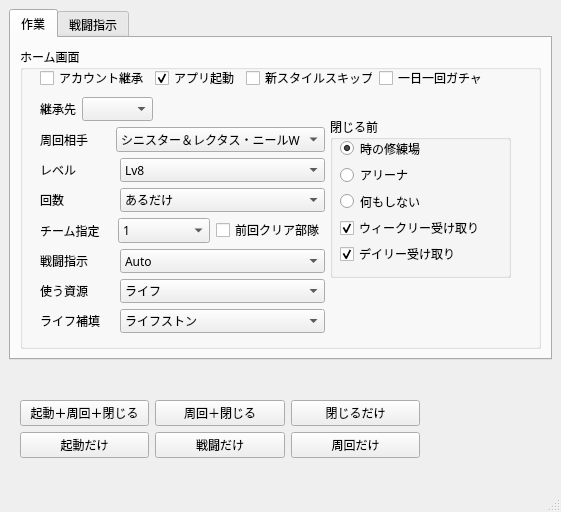
<?xml version="1.0" encoding="UTF-8"?>
<ui version="4.0">
 <class>MainWindow</class>
 <widget class="QMainWindow" name="MainWindow">
  <property name="geometry">
   <rect>
    <x>0</x>
    <y>0</y>
    <width>561</width>
    <height>512</height>
   </rect>
  </property>
  <property name="windowTitle">
   <string>MainWindow</string>
  </property>
  <widget class="QWidget" name="centralwidget">
   <widget class="QTabWidget" name="tabGroup">
    <property name="enabled">
     <bool>true</bool>
    </property>
    <property name="geometry">
     <rect>
      <x>9</x>
      <y>9</y>
      <width>543</width>
      <height>351</height>
     </rect>
    </property>
    <property name="font">
     <font>
      <family>游ゴシック</family>
     </font>
    </property>
    <property name="currentIndex">
     <number>0</number>
    </property>
    <widget class="QWidget" name="Task">
     <attribute name="title">
      <string>作業</string>
     </attribute>
     <layout class="QVBoxLayout" name="verticalLayout_3">
      <item>
       <widget class="QGroupBox" name="taskGroup">
        <property name="minimumSize">
         <size>
          <width>519</width>
          <height>270</height>
         </size>
        </property>
        <property name="font">
         <font>
          <family>游ゴシック</family>
         </font>
        </property>
        <property name="title">
         <string>ホーム画面</string>
        </property>
        <widget class="QGroupBox" name="RadioButtons">
         <property name="geometry">
          <rect>
           <x>310</x>
           <y>70</y>
           <width>181</width>
           <height>161</height>
          </rect>
         </property>
         <property name="font">
          <font>
           <family>游ゴシック</family>
          </font>
         </property>
         <property name="title">
          <string>閉じる前</string>
         </property>
         <widget class="QWidget" name="layoutWidget">
          <property name="geometry">
           <rect>
            <x>10</x>
            <y>21</y>
            <width>145</width>
            <height>126</height>
           </rect>
          </property>
          <layout class="QVBoxLayout" name="verticalLayout">
           <item>
            <widget class="QRadioButton" name="tokiAuto">
             <property name="font">
              <font>
               <family>游ゴシック</family>
              </font>
             </property>
             <property name="text">
              <string>時の修練場</string>
             </property>
             <property name="checked">
              <bool>true</bool>
             </property>
            </widget>
           </item>
           <item>
            <widget class="QRadioButton" name="arenaAuto">
             <property name="font">
              <font>
               <family>游ゴシック</family>
              </font>
             </property>
             <property name="text">
              <string>アリーナ</string>
             </property>
            </widget>
           </item>
           <item>
            <widget class="QRadioButton" name="doNoAuto">
             <property name="font">
              <font>
               <family>游ゴシック</family>
              </font>
             </property>
             <property name="text">
              <string>何もしない</string>
             </property>
            </widget>
           </item>
           <item>
            <widget class="QCheckBox" name="Weekly">
             <property name="font">
              <font>
               <family>游ゴシック</family>
              </font>
             </property>
             <property name="text">
              <string>ウィークリー受け取り</string>
             </property>
             <property name="checked">
              <bool>true</bool>
             </property>
            </widget>
           </item>
           <item>
            <widget class="QCheckBox" name="Daily">
             <property name="font">
              <font>
               <family>游ゴシック</family>
              </font>
             </property>
             <property name="text">
              <string>デイリー受け取り</string>
             </property>
             <property name="checked">
              <bool>true</bool>
             </property>
            </widget>
           </item>
          </layout>
         </widget>
        </widget>
        <widget class="QWidget" name="layoutWidget">
         <property name="geometry">
          <rect>
           <x>20</x>
           <y>80</y>
           <width>285</width>
           <height>206</height>
          </rect>
         </property>
         <property name="font">
          <font>
           <family>游ゴシック</family>
          </font>
         </property>
         <layout class="QVBoxLayout" name="SweepOptionLayout">
          <item>
           <layout class="QHBoxLayout" name="targetLayout">
            <item>
             <widget class="QLabel" name="target">
              <property name="minimumSize">
               <size>
                <width>60</width>
                <height>0</height>
               </size>
              </property>
              <property name="font">
               <font>
                <family>游ゴシック</family>
               </font>
              </property>
              <property name="text">
               <string>周回相手</string>
              </property>
             </widget>
            </item>
            <item>
             <widget class="QComboBox" name="targetComboBox">
              <property name="sizePolicy">
               <sizepolicy hsizetype="Minimum" vsizetype="Fixed">
                <horstretch>0</horstretch>
                <verstretch>0</verstretch>
               </sizepolicy>
              </property>
              <property name="minimumSize">
               <size>
                <width>205</width>
                <height>0</height>
               </size>
              </property>
              <property name="font">
               <font>
                <family>游ゴシック</family>
               </font>
              </property>
              <property name="currentIndex">
               <number>11</number>
              </property>
              <item>
               <property name="text">
                <string>ベルクノッカー</string>
               </property>
              </item>
              <item>
               <property name="text">
                <string>ヘイルホース</string>
               </property>
              </item>
              <item>
               <property name="text">
                <string>パイルゴーレムT</string>
               </property>
              </item>
              <item>
               <property name="text">
                <string>シェルプロテクシオン</string>
               </property>
              </item>
              <item>
               <property name="text">
                <string>ヴェイルドデスO</string>
               </property>
              </item>
              <item>
               <property name="text">
                <string>アラクネラインA</string>
               </property>
              </item>
              <item>
               <property name="text">
                <string>エグゾヴォッチャーR</string>
               </property>
              </item>
              <item>
               <property name="text">
                <string>エグゾヴォッチャーB</string>
               </property>
              </item>
              <item>
               <property name="text">
                <string>エグゾヴォッチャーY</string>
               </property>
              </item>
              <item>
               <property name="text">
                <string>エグゾヴォッチャーW</string>
               </property>
              </item>
              <item>
               <property name="text">
                <string>エグゾヴォッチャーP</string>
               </property>
              </item>
              <item>
               <property name="text">
                <string>シニスター＆レクタス・ニールW</string>
               </property>
              </item>
              <item>
               <property name="text">
                <string>アモンY</string>
               </property>
              </item>
             </widget>
            </item>
           </layout>
          </item>
          <item>
           <layout class="QHBoxLayout" name="levelLayout">
            <item>
             <widget class="QLabel" name="levelLabel">
              <property name="minimumSize">
               <size>
                <width>60</width>
                <height>0</height>
               </size>
              </property>
              <property name="font">
               <font>
                <family>游ゴシック</family>
               </font>
              </property>
              <property name="text">
               <string>レベル</string>
              </property>
             </widget>
            </item>
            <item>
             <widget class="QComboBox" name="levelComboBox">
              <property name="sizePolicy">
               <sizepolicy hsizetype="Minimum" vsizetype="Fixed">
                <horstretch>0</horstretch>
                <verstretch>0</verstretch>
               </sizepolicy>
              </property>
              <property name="minimumSize">
               <size>
                <width>205</width>
                <height>0</height>
               </size>
              </property>
              <property name="font">
               <font>
                <family>游ゴシック</family>
               </font>
              </property>
              <item>
               <property name="text">
                <string>Lv8</string>
               </property>
              </item>
              <item>
               <property name="text">
                <string>Lv9</string>
               </property>
              </item>
              <item>
               <property name="text">
                <string>Lv10</string>
               </property>
              </item>
              <item>
               <property name="text">
                <string>Lv11</string>
               </property>
              </item>
              <item>
               <property name="text">
                <string>Lv12</string>
               </property>
              </item>
              <item>
               <property name="text">
                <string>Lv13</string>
               </property>
              </item>
             </widget>
            </item>
           </layout>
          </item>
          <item>
           <layout class="QHBoxLayout" name="sweepTimeLayout">
            <item>
             <widget class="QLabel" name="sweepTime">
              <property name="font">
               <font>
                <family>游ゴシック</family>
               </font>
              </property>
              <property name="text">
               <string>回数</string>
              </property>
             </widget>
            </item>
            <item>
             <widget class="QComboBox" name="sweepTimeComboBox">
              <property name="sizePolicy">
               <sizepolicy hsizetype="Minimum" vsizetype="Fixed">
                <horstretch>0</horstretch>
                <verstretch>0</verstretch>
               </sizepolicy>
              </property>
              <property name="minimumSize">
               <size>
                <width>205</width>
                <height>0</height>
               </size>
              </property>
              <property name="font">
               <font>
                <family>游ゴシック</family>
               </font>
              </property>
              <item>
               <property name="text">
                <string>あるだけ</string>
               </property>
              </item>
              <item>
               <property name="text">
                <string>5</string>
               </property>
              </item>
              <item>
               <property name="text">
                <string>10</string>
               </property>
              </item>
              <item>
               <property name="text">
                <string>15</string>
               </property>
              </item>
              <item>
               <property name="text">
                <string>20</string>
               </property>
              </item>
              <item>
               <property name="text">
                <string>25</string>
               </property>
              </item>
              <item>
               <property name="text">
                <string>30</string>
               </property>
              </item>
              <item>
               <property name="text">
                <string>35</string>
               </property>
              </item>
              <item>
               <property name="text">
                <string>40</string>
               </property>
              </item>
              <item>
               <property name="text">
                <string>45</string>
               </property>
              </item>
              <item>
               <property name="text">
                <string>50</string>
               </property>
              </item>
              <item>
               <property name="text">
                <string>55</string>
               </property>
              </item>
              <item>
               <property name="text">
                <string>60</string>
               </property>
              </item>
             </widget>
            </item>
           </layout>
          </item>
          <item>
           <layout class="QHBoxLayout" name="teamLayout">
            <item>
             <widget class="QLabel" name="teamLabel">
              <property name="font">
               <font>
                <family>游ゴシック</family>
               </font>
              </property>
              <property name="text">
               <string>チーム指定</string>
              </property>
             </widget>
            </item>
            <item>
             <widget class="QComboBox" name="teamSelect">
              <property name="sizePolicy">
               <sizepolicy hsizetype="Minimum" vsizetype="Fixed">
                <horstretch>0</horstretch>
                <verstretch>0</verstretch>
               </sizepolicy>
              </property>
              <property name="minimumSize">
               <size>
                <width>92</width>
                <height>0</height>
               </size>
              </property>
              <property name="font">
               <font>
                <family>游ゴシック</family>
               </font>
              </property>
              <item>
               <property name="text">
                <string>1</string>
               </property>
              </item>
              <item>
               <property name="text">
                <string>2</string>
               </property>
              </item>
              <item>
               <property name="text">
                <string>3</string>
               </property>
              </item>
              <item>
               <property name="text">
                <string>4</string>
               </property>
              </item>
              <item>
               <property name="text">
                <string>5</string>
               </property>
              </item>
              <item>
               <property name="text">
                <string>6</string>
               </property>
              </item>
              <item>
               <property name="text">
                <string>7</string>
               </property>
              </item>
              <item>
               <property name="text">
                <string>8</string>
               </property>
              </item>
              <item>
               <property name="text">
                <string>9</string>
               </property>
              </item>
              <item>
               <property name="text">
                <string>10</string>
               </property>
              </item>
              <item>
               <property name="text">
                <string>11</string>
               </property>
              </item>
              <item>
               <property name="text">
                <string>12</string>
               </property>
              </item>
              <item>
               <property name="text">
                <string>13</string>
               </property>
              </item>
              <item>
               <property name="text">
                <string>14</string>
               </property>
              </item>
              <item>
               <property name="text">
                <string>15</string>
               </property>
              </item>
              <item>
               <property name="text">
                <string>16</string>
               </property>
              </item>
              <item>
               <property name="text">
                <string>17</string>
               </property>
              </item>
              <item>
               <property name="text">
                <string>18</string>
               </property>
              </item>
              <item>
               <property name="text">
                <string>19</string>
               </property>
              </item>
              <item>
               <property name="text">
                <string>20</string>
               </property>
              </item>
             </widget>
            </item>
            <item>
             <widget class="QCheckBox" name="formerTeam">
              <property name="minimumSize">
               <size>
                <width>0</width>
                <height>0</height>
               </size>
              </property>
              <property name="font">
               <font>
                <family>游ゴシック</family>
               </font>
              </property>
              <property name="text">
               <string>前回クリア部隊</string>
              </property>
             </widget>
            </item>
           </layout>
          </item>
          <item>
           <layout class="QHBoxLayout" name="battleLayout">
            <item>
             <widget class="QLabel" name="battleScript">
              <property name="font">
               <font>
                <family>游ゴシック</family>
               </font>
              </property>
              <property name="text">
               <string>戦闘指示</string>
              </property>
             </widget>
            </item>
            <item>
             <widget class="QComboBox" name="battleInstructionSelect">
              <property name="sizePolicy">
               <sizepolicy hsizetype="Minimum" vsizetype="Fixed">
                <horstretch>0</horstretch>
                <verstretch>0</verstretch>
               </sizepolicy>
              </property>
              <property name="minimumSize">
               <size>
                <width>205</width>
                <height>0</height>
               </size>
              </property>
              <property name="font">
               <font>
                <family>游ゴシック</family>
               </font>
              </property>
              <item>
               <property name="text">
                <string>Auto</string>
               </property>
              </item>
              <item>
               <property name="text">
                <string>Default</string>
               </property>
              </item>
             </widget>
            </item>
           </layout>
          </item>
          <item>
           <layout class="QHBoxLayout" name="resourceLayout">
            <item>
             <widget class="QLabel" name="resourceLabel">
              <property name="font">
               <font>
                <family>游ゴシック</family>
               </font>
              </property>
              <property name="text">
               <string>使う資源</string>
              </property>
             </widget>
            </item>
            <item>
             <widget class="QComboBox" name="resourceComboBox">
              <property name="sizePolicy">
               <sizepolicy hsizetype="Minimum" vsizetype="Fixed">
                <horstretch>0</horstretch>
                <verstretch>0</verstretch>
               </sizepolicy>
              </property>
              <property name="minimumSize">
               <size>
                <width>205</width>
                <height>0</height>
               </size>
              </property>
              <property name="font">
               <font>
                <family>游ゴシック</family>
               </font>
              </property>
              <item>
               <property name="text">
                <string>ライフ</string>
               </property>
              </item>
              <item>
               <property name="text">
                <string>チケット</string>
               </property>
              </item>
             </widget>
            </item>
           </layout>
          </item>
          <item>
           <layout class="QHBoxLayout" name="refillLayout">
            <item>
             <widget class="QLabel" name="refillLabel">
              <property name="font">
               <font>
                <family>游ゴシック</family>
               </font>
              </property>
              <property name="text">
               <string>ライフ補填</string>
              </property>
             </widget>
            </item>
            <item>
             <widget class="QComboBox" name="refillComboBox">
              <property name="sizePolicy">
               <sizepolicy hsizetype="Minimum" vsizetype="Fixed">
                <horstretch>0</horstretch>
                <verstretch>0</verstretch>
               </sizepolicy>
              </property>
              <property name="minimumSize">
               <size>
                <width>205</width>
                <height>0</height>
               </size>
              </property>
              <property name="font">
               <font>
                <family>游ゴシック</family>
               </font>
              </property>
              <item>
               <property name="text">
                <string>ライフストン</string>
               </property>
              </item>
              <item>
               <property name="text">
                <string>予備ライフ</string>
               </property>
              </item>
              <item>
               <property name="text">
                <string>クォーツ</string>
               </property>
              </item>
             </widget>
            </item>
           </layout>
          </item>
         </layout>
        </widget>
        <widget class="QWidget" name="layoutWidget">
         <property name="geometry">
          <rect>
           <x>20</x>
           <y>20</y>
           <width>448</width>
           <height>22</height>
          </rect>
         </property>
         <layout class="QHBoxLayout" name="startCheckBoxLayout">
          <item>
           <widget class="QCheckBox" name="Login">
            <property name="font">
             <font>
              <family>游ゴシック</family>
             </font>
            </property>
            <property name="text">
             <string>アカウント継承</string>
            </property>
           </widget>
          </item>
          <item>
           <widget class="QCheckBox" name="LaunchApp">
            <property name="enabled">
             <bool>true</bool>
            </property>
            <property name="font">
             <font>
              <family>游ゴシック</family>
             </font>
            </property>
            <property name="text">
             <string>アプリ起動</string>
            </property>
            <property name="checked">
             <bool>true</bool>
            </property>
           </widget>
          </item>
          <item>
           <widget class="QCheckBox" name="SkipTrailer">
            <property name="font">
             <font>
              <family>游ゴシック</family>
             </font>
            </property>
            <property name="text">
             <string>新スタイルスキップ</string>
            </property>
            <property name="checked">
             <bool>false</bool>
            </property>
           </widget>
          </item>
          <item>
           <widget class="QCheckBox" name="SkipGacha">
            <property name="font">
             <font>
              <family>游ゴシック</family>
             </font>
            </property>
            <property name="text">
             <string>一日一回ガチャ</string>
            </property>
           </widget>
          </item>
         </layout>
        </widget>
        <widget class="QWidget" name="layoutWidget">
         <property name="geometry">
          <rect>
           <x>20</x>
           <y>50</y>
           <width>113</width>
           <height>24</height>
          </rect>
         </property>
         <layout class="QHBoxLayout" name="loginAccountLayout">
          <item>
           <widget class="QLabel" name="loginLabel">
            <property name="text">
             <string>継承先</string>
            </property>
           </widget>
          </item>
          <item>
           <widget class="QComboBox" name="loginComboBox"/>
          </item>
         </layout>
        </widget>
       </widget>
      </item>
     </layout>
    </widget>
    <widget class="QWidget" name="Battle">
     <attribute name="title">
      <string>戦闘指示</string>
     </attribute>
     <widget class="QPlainTextEdit" name="instructionEdit">
      <property name="geometry">
       <rect>
        <x>20</x>
        <y>50</y>
        <width>471</width>
        <height>211</height>
       </rect>
      </property>
      <property name="plainText">
       <string>T1 C1S1 TE
T2 C1C4 C1S4 TE
BE</string>
      </property>
     </widget>
     <widget class="QWidget" name="layoutWidget">
      <property name="geometry">
       <rect>
        <x>20</x>
        <y>310</y>
        <width>258</width>
        <height>26</height>
       </rect>
      </property>
      <layout class="QHBoxLayout" name="bunchanLayout">
       <item>
        <widget class="QLabel" name="bunchanLabel">
         <property name="text">
          <string>豊後専用アリーナ周回</string>
         </property>
        </widget>
       </item>
       <item>
        <widget class="QSpinBox" name="bunchanInput">
         <property name="maximum">
          <number>1000</number>
         </property>
         <property name="value">
          <number>121</number>
         </property>
        </widget>
       </item>
       <item>
        <widget class="QPushButton" name="bunchanButton">
         <property name="text">
          <string>開始</string>
         </property>
        </widget>
       </item>
      </layout>
     </widget>
     <widget class="QWidget" name="layoutWidget">
      <property name="geometry">
       <rect>
        <x>20</x>
        <y>20</y>
        <width>471</width>
        <height>24</height>
       </rect>
      </property>
      <layout class="QHBoxLayout" name="horizontalLayout">
       <property name="spacing">
        <number>148</number>
       </property>
       <item>
        <widget class="QLineEdit" name="fileName">
         <property name="placeholderText">
          <string>ファイル名</string>
         </property>
        </widget>
       </item>
       <item>
        <widget class="QComboBox" name="fileComboBox">
         <property name="minimumSize">
          <size>
           <width>150</width>
           <height>0</height>
          </size>
         </property>
        </widget>
       </item>
      </layout>
     </widget>
     <widget class="QWidget" name="layoutWidget">
      <property name="geometry">
       <rect>
        <x>20</x>
        <y>270</y>
        <width>471</width>
        <height>26</height>
       </rect>
      </property>
      <layout class="QHBoxLayout" name="saveInfoLayout">
       <property name="spacing">
        <number>250</number>
       </property>
       <item>
        <widget class="QPushButton" name="saveButton">
         <property name="text">
          <string>保存</string>
         </property>
        </widget>
       </item>
       <item>
        <widget class="QPushButton" name="infoButton">
         <property name="sizePolicy">
          <sizepolicy hsizetype="Minimum" vsizetype="Fixed">
           <horstretch>0</horstretch>
           <verstretch>2</verstretch>
          </sizepolicy>
         </property>
         <property name="minimumSize">
          <size>
           <width>3</width>
           <height>0</height>
          </size>
         </property>
         <property name="text">
          <string>使用説明書</string>
         </property>
         <property name="icon">
          <iconset theme="QIcon::ThemeIcon::HelpAbout"/>
         </property>
        </widget>
       </item>
      </layout>
     </widget>
    </widget>
   </widget>
   <widget class="QWidget" name="layoutWidget">
    <property name="geometry">
     <rect>
      <x>20</x>
      <y>400</y>
      <width>400</width>
      <height>60</height>
     </rect>
    </property>
    <layout class="QVBoxLayout" name="GreatButtonGroup">
     <item>
      <layout class="QHBoxLayout" name="ButtonGroup1">
       <item>
        <widget class="QPushButton" name="AllButton">
         <property name="minimumSize">
          <size>
           <width>128</width>
           <height>0</height>
          </size>
         </property>
         <property name="font">
          <font>
           <family>游ゴシック</family>
          </font>
         </property>
         <property name="text">
          <string>起動＋周回＋閉じる</string>
         </property>
        </widget>
       </item>
       <item>
        <widget class="QPushButton" name="SweepCloseButton">
         <property name="minimumSize">
          <size>
           <width>128</width>
           <height>0</height>
          </size>
         </property>
         <property name="font">
          <font>
           <family>游ゴシック</family>
          </font>
         </property>
         <property name="text">
          <string>周回＋閉じる</string>
         </property>
        </widget>
       </item>
       <item>
        <widget class="QPushButton" name="onlyCloseButton">
         <property name="minimumSize">
          <size>
           <width>128</width>
           <height>0</height>
          </size>
         </property>
         <property name="font">
          <font>
           <family>游ゴシック</family>
          </font>
         </property>
         <property name="text">
          <string>閉じるだけ</string>
         </property>
        </widget>
       </item>
      </layout>
     </item>
     <item>
      <layout class="QHBoxLayout" name="ButtonGroup2">
       <item>
        <widget class="QPushButton" name="StartButton">
         <property name="minimumSize">
          <size>
           <width>128</width>
           <height>0</height>
          </size>
         </property>
         <property name="font">
          <font>
           <family>游ゴシック</family>
          </font>
         </property>
         <property name="text">
          <string>起動だけ</string>
         </property>
        </widget>
       </item>
       <item>
        <widget class="QPushButton" name="onlyBattleButton">
         <property name="minimumSize">
          <size>
           <width>128</width>
           <height>0</height>
          </size>
         </property>
         <property name="font">
          <font>
           <family>游ゴシック</family>
          </font>
         </property>
         <property name="text">
          <string>戦闘だけ</string>
         </property>
        </widget>
       </item>
       <item>
        <widget class="QPushButton" name="SweepButton">
         <property name="font">
          <font>
           <family>游ゴシック</family>
          </font>
         </property>
         <property name="text">
          <string>周回だけ</string>
         </property>
        </widget>
       </item>
      </layout>
     </item>
    </layout>
   </widget>
  </widget>
  <widget class="QMenuBar" name="menubar">
   <property name="geometry">
    <rect>
     <x>0</x>
     <y>0</y>
     <width>561</width>
     <height>22</height>
    </rect>
   </property>
  </widget>
  <widget class="QStatusBar" name="statusbar"/>
 </widget>
 <resources/>
 <connections/>
</ui>
